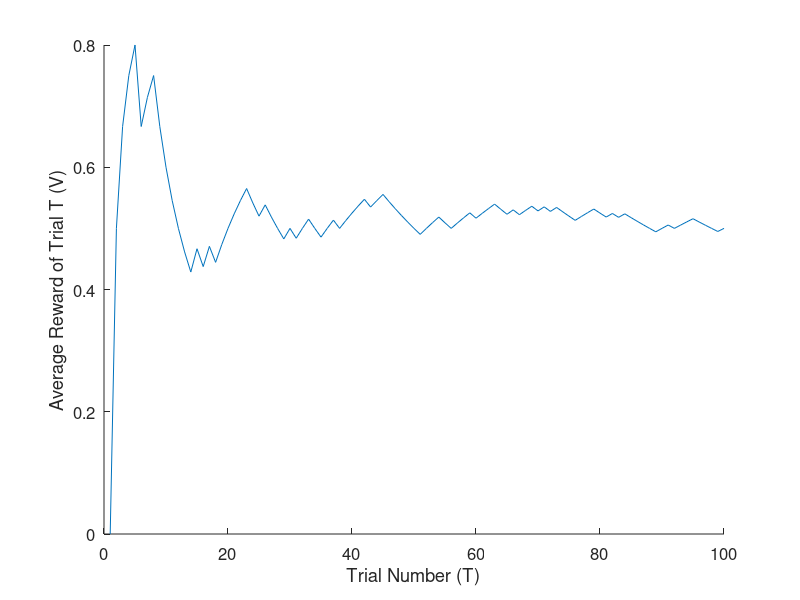

This figure's MATLAB source:
clear
p_reward = 0.5;%probability of reward
p_no_rward = 1 - p_reward;%probability of no reward
T = 100;%trials

for t = 1:T
    if rand(1) <= p_reward
        r(t) = 1;
    else
        r(t) = 0;
    end
    V(t) = sum(r)/t;
end

figure(1); clf; hold on;
plot(1:T, V)
xlabel('Trial Number (T)')
ylabel('Average Reward of Trial T (V)')
%xlim([0.5 0.8])
set(gca, 'fontsize', 12)
%saveFigurePdf(gcf, '~/Documents/MATLAB/Assignment_02/q3_fig1.pdf')
saveas(figure(1),'fig1_question1_A04_brute_force.pdf')